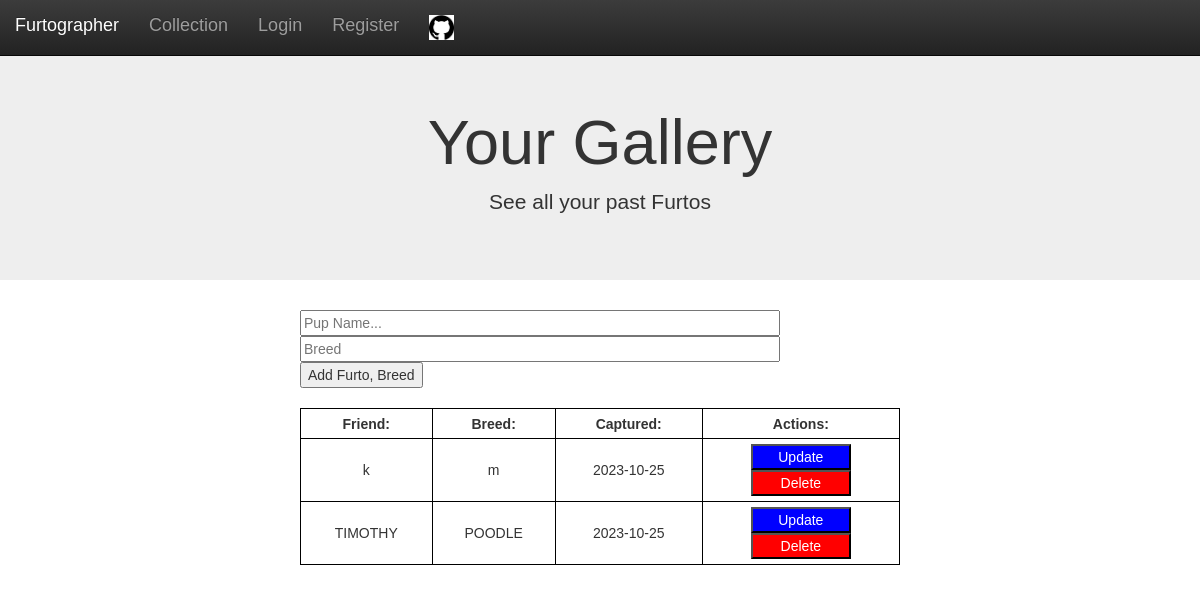
Page /collection on the earlier database version.
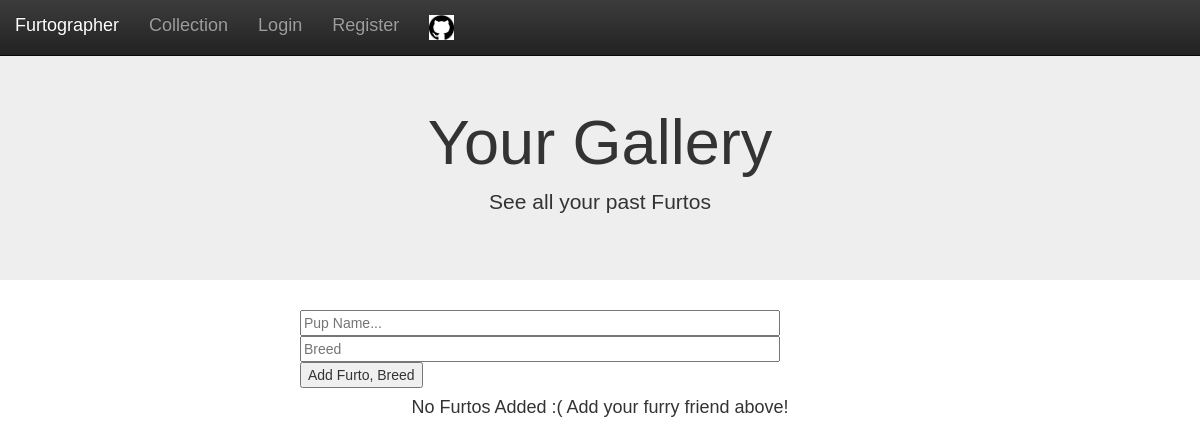
Same page on the later database version.
### app.py (models this page shows, shortened)
class Collection(db.Model):
    id = db.Column(db.Integer, primary_key=True)
    content = db.Column(db.String(200), nullable=False)
    breed = db.Column(db.String(200), nullable=False)
    completed = db.Column(db.Integer, default=0)
    date_created = db.Column(db.DateTime, default=dt.datetime.utcnow)

### app.py (the view)
@app.route('/collection', methods=['POST', 'GET'])
def collection():
    logged_in = 'username' in session
    if request.method == 'POST':
        task_content = request.form['content']
        task_breed = request.form['breed']
        new_furto = Collection(content=task_content, breed=task_breed)
        try:
            db.session.add(new_furto)
            db.session.commit()
            return redirect('/collection', logged_in=logged_in, current_user=session.get('username'))
        except:
            return 'There was an issue adding your furto! Sorry!'
    else:
        tasks = Collection.query.order_by(Collection.date_created).all()
        return render_template('collection.html', title='View Collection', tasks=tasks, logged_in=logged_in, current_user=session.get('username'))

### templates/collection.html (shortened to what this page needs)
{% extends 'base.html' %}
{% block body %}
<div class="jumbotron">
    <div class="container">
        <br></br>
        <h1 class="text-center">Your Gallery</h1>
        <p class="text-center">See all your past Furtos</p>
    </div>
</div>
<div class="content">
    <form action="/collection" method="POST">
        <input type="text" name="content" id="content" placeholder="Pup Name...">
        <input type="text" name="breed" id="breed" class="breed" placeholder="Breed">
        <input type="submit" value="Add Furto, Breed">
    </form>
    {% if tasks|length < 1 %}
    <h4 style="text-align: center;"> No Furtos Added :( Add your furry friend above! </h4>
    {% else %}
    <table>
        <tr>
            <th>Friend:</th>
            <th>Breed:</th>
            <th>Captured:</th>
            <th>Actions:</th>
        </tr>
        <br>
        {% for task in tasks %}
            <tr>
                <td>{{ task.content }}</td>
                <td>{{ task.breed }}</td>
                <td>{{ task.date_created.date() }}</td>
                <td>
                    <div class="button-container">
                        <a href="/update/{{task.id}}"><button class="update-button" type="button">Update</button></a>
                    </div>
                    <div class="button-container">
                        <a href="/delete/{{task.id}}"><button class="delete-button" type="button">Delete</button></a>
                    </div>
                </td>
            </tr>
        {% endfor %}
    </table>
    {% endif %}
</div>
{% endblock %}

### templates/base.html (shortened to what this page needs)
<!DOCTYPE html>
<html lang="en">
<head>
    <link rel="stylesheet" href="https://maxcdn.bootstrapcdn.com/bootstrap/3.3.7/css/bootstrap.min.css" />
    <link rel="stylesheet" href="https://maxcdn.bootstrapcdn.com/bootstrap/3.3.7/css/bootstrap-theme.min.css" />
    <link rel="stylesheet" href="./static/main.css" />
</head>
<body>
    <nav class="navbar navbar-inverse navbar-fixed-top">
        <div class="navbar-header">
            <a class="navbar-brand" href="/">Furtographer</a>
            <a class="navbar-brand" href="/collection">Collection</a>
            {% if not logged_in %}
            <a class ="navbar-brand" href="/login">Login</a>
            <a class ="navbar-brand" href="/register">Register</a>
            {% endif %}
        </div>
        <div id="navbar" class="collapse navbar-collapse">
            <ul class="nav navbar-nav">
                <li>
                    <a href="https://github.com/pranavbala3/Furtographer"><img src="images/github_logo.png" width="25" height="25" alt="github" /></a>
                </li>
            </ul>
        </div>
    </nav>
    {% block body %}{% endblock %}
</body>
</html>

### static/main.css (style rules this page uses)
body, html { margin: 0; font-family: sans-serif; background-color: rgb(255, 255, 255); }
.content { margin: 0 auto; width: 600px; }
.breed { margin: 0 auto; width: 480px; }
#content { width: 80%; }

Differences in the rows shown:
removed Collection: content "k", breed "m", date_created "2023-10-25"
removed Collection: content "TIMOTHY", breed "POODLE", date_created "2023-10-25"
Other differences:
text no longer shown: "Friend: Breed: Captured: Actions:"
text now shown: "No Furtos Added :( Add your furry friend above!"
